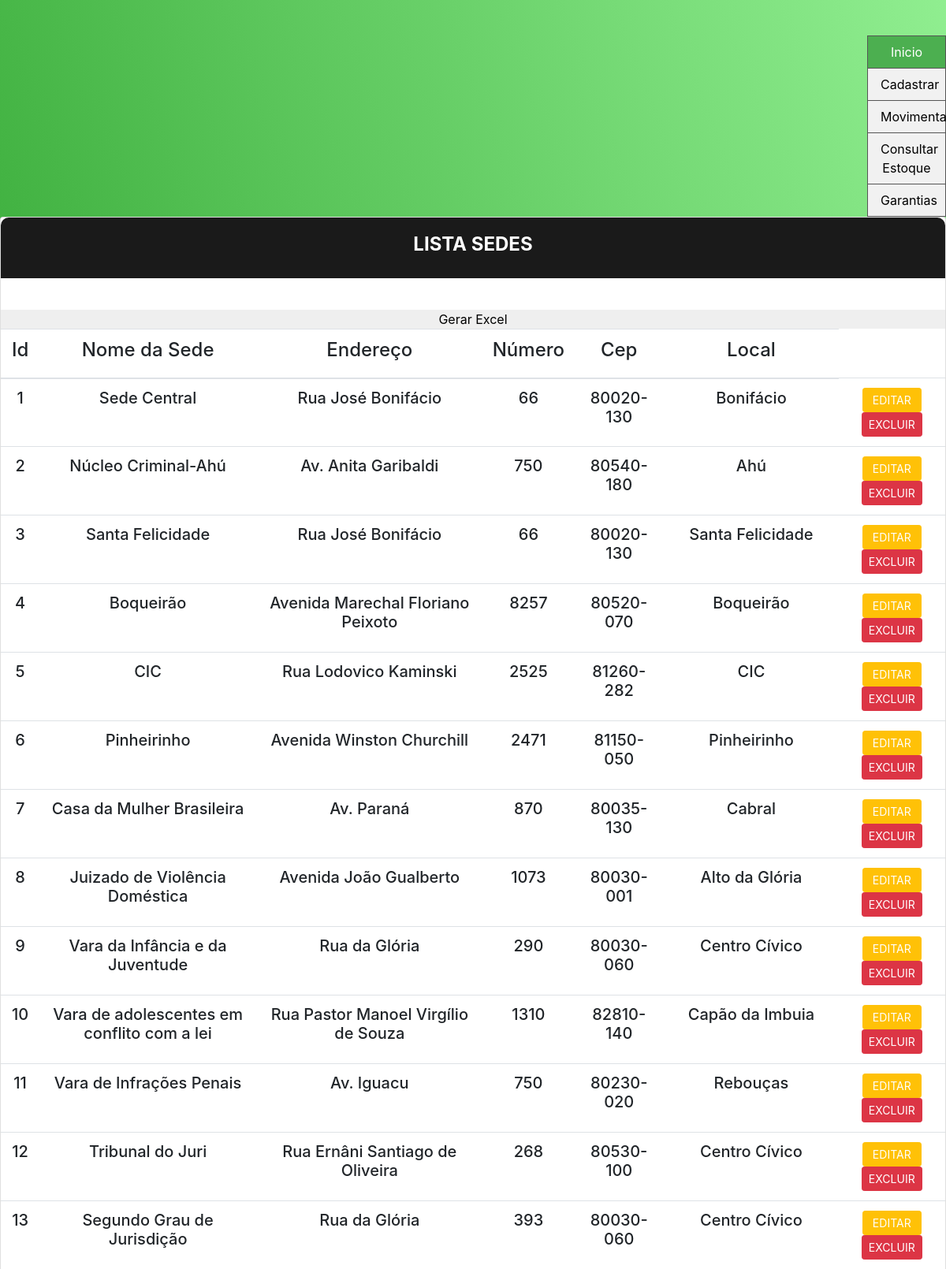
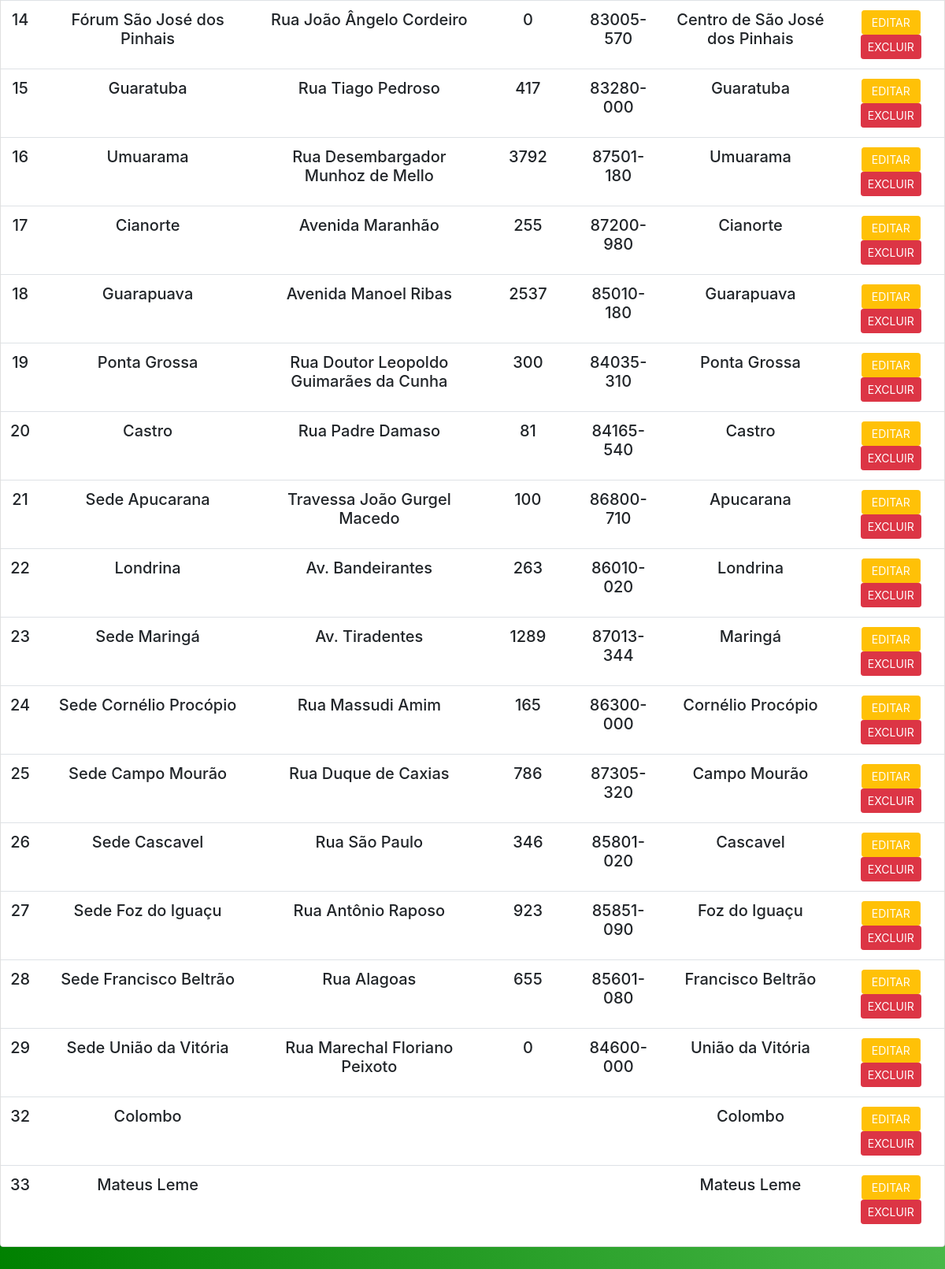
Screenshot of /SEDES/VERIFICAR/listar_sedes.php with the database file from the repository (2 pictures, top to bottom).
### tables this page shows
CREATE TABLE `sedes` (
  `id` int(11) NOT NULL,
  `nomesede` varchar(255) DEFAULT NULL,
  `endereco` varchar(255) DEFAULT NULL,
  `nr` int(11) DEFAULT NULL,
  `cep` varchar(255) DEFAULT NULL,
  `local` varchar(255) NOT NULL
);

### SEDES/VERIFICAR/listar_sedes.php (the view, shortened to what this page needs)
<!DOCTYPE html>
<html lang="en">
<h2 class="title">Lista Sedes</h2>
</div>
<div class="divtable ">
  <table>
    <tr>
      <div style="padding:20px 0" class="container">
        <table class="table">
          <thead>
            <tr class="principal" text align='center'>
              <th scope="col">
                <h4 text align="center">Id</h4>
              </th>
              <th scope="col">
                <h4 text align="center">Nome da Sede</h4>
              </th>
              <th scope="col">
                <h4 text align="center">Endereço</h4>
              </th>
              <th scope="col">
                <h4 text align="center">Número</h4>
              </th>
              <th scope="col">
                <h4 text align="center">Cep</h4>
              </th>
              <th scope="col">
                <h4 text align="center">Local</h4>
              </th>
            </tr>
          </thead>
          <tbody>
            <?php
            include_once("../../conexao.php");
            $sql = "SELECT * FROM sedes where id<>0";
            $retorno = mysqli_query($conn, $sql);
            while ($array = mysqli_fetch_array($retorno, MYSQLI_ASSOC)) {
              $id = $array['id'];
              $nomesede = $array['nomesede'];
              $endereco = $array['endereco'];
              $nr = $array['nr'];
              $cep = $array['cep'];
              $local = $array['local'];
            ?>
              <tr class="principal" text align='center'>
                <td class="principal" text align='center'>
                  <h5><?= $id ?></h5>
                </td>
               <td class="principal" text align='center'>
                  <h5><?= $nomesede ?></h5>
                </td>
                <td class="principal" text align='center'>
                  <h5><?= $endereco ?></h5>
                </td>
                <td class="principal" text align='center'>
                  <h5><?= $nr ?></h5>
                </td>
                  <td class="principal" text align='center'>
                  <h5><?= $cep ?></h5>
                </td>
                  <td class="principal" text align='center'>
                  <h5><?= $local ?></h5>
                </td>
                <td><a class="btn-editar btn btn-sm btn-warning" href="editar_sede.php?id=<?= $id ?>" role="button"><i class="far fa-edit"></i> &nbspEditar&nbsp</a>
                  <a class="btn-editar btn btn-sm btn-danger" href="excluir_sede.php?id=<?= $id ?>" role="button"><i class="far fa-trash-alt"></i> Excluir</a></td>
              </tr>
            <?php } ?>
    <?php
                echo"<form action='../../VERIFICAR/gerar_relatorio/api.php' method='POST'>";
                echo"<input  type='submit' value='Gerar Excel'>";
                echo"</form>";
  ?>
          </tbody>
        </table>
      </div>
      </body>
</html>

### css/main.css (style rules this page uses)
.ul2 { list-style-type: none; margin: 0; padding: 0; width: 100px; background-color: #f1f1f1; border: 1px solid #555; float: right; }
li a { display: block; color: #000; padding: 8px 16px; text-decoration: none; }
li { text-align: center; border-bottom: 1px solid #555; }
li:last-child { border-bottom: none; }
li a.active { background-color: #4CAF50; color: white; }
html { -webkit-box-sizing: border-box; -moz-box-sizing: border-box; box-sizing: border-box; }
* { padding: 0; margin: 0; }
*, *:before, *:after { -webkit-box-sizing: inherit; -moz-box-sizing: inherit; box-sizing: inherit; }
body, h1, h2, h3, h4, h5, h6, blockquote, p, pre, dl, dd, ol, ul, figure, hr, fieldset, legend { margin: 0; padding: 0; }
table { border-collapse: collapse; border-spacing: 0; }
.page-wrapper { min-height: 100vh; }
h1, h2, h3, h4, h5, h6 { font-weight: 400; }
h2 { font-size: 30px; }
h4 { font-size: 18px; }
h5 { font-size: 15px; }
.bg-gra-03 { background: -webkit-gradient(linear, left bottom, right top, from(Green), to(LightGreen)); background: -webkit-linear-gradient(bottom left, Green 0%, LightGreen 100%); background: -moz-linear-gradient(bottom left, Green 0%, LightGreen 100%); background: -o-linear-gradient(bottom left, Green 0%, LightGreen 100%); background: linear-gradient(to top right, Green 0%, LightGreen 100%); }
.p-t-45 { padding-top: 45px; }
.p-b-50 { padding-bottom: 50px; }
.wrapper { margin: 0 auto; }
.wrapper--w790 { height:auto; overflow:hidden; margin:0 auto; width: 100%; max-width: 1300px; }
.btn { display: inline-block; line-height: 50px; padding: 0 50px; -webkit-transition: all 0.4s ease; -o-transition: all 0.4s ease; -moz-transition: all 0.4s ease; transition: all 0.4s ease; cursor: pointer; font-size: 15px; text-transform: uppercase; font-weight: 700; color: #fff; font-family: inherit; }
input { outline: none; margin: 0; border: none; -webkit-box-shadow: none; -moz-box-shadow: none; box-shadow: none; width: 100%; font-size: 14px; font-family: inherit; }
.title { font-size: 24px; text-transform: uppercase; font-weight: 700; text-align: center; color: #fff; }
.card { -webkit-border-radius: 3px; -moz-border-radius: 3px; border-radius: 3px; background: #fff; }
.card-5 { background: #fff; -webkit-border-radius: 10px; -moz-border-radius: 10px; border-radius: 10px; -webkit-box-shadow: 0px 8px 20px 0px rgba(0, 0, 0, 0.15); -moz-box-shadow: 0px 8px 20px 0px rgba(0, 0, 0, 0.15); box-shadow: 0px 8px 20px 0px rgba(0, 0, 0, 0.15); }
.card-5 .card-heading { padding: 20px 0; background: #1a1a1a; -webkit-border-top-left-radius: 10px; -moz-border-radius-topleft: 10px; border-top-left-radius: 10px; -webkit-border-top-right-radius: 10px; -moz-border-radius-topright: 10px; border-top-right-radius: 10px; }

### css/estilo.css (style rules this page uses)
.btn-editar { color: #fff !important; }

### rows the page displays
sedes: id "1", nomesede "Sede Central", endereco "Rua José Bonifácio", nr "66", cep "80020-130", local "Bonifácio"
sedes: id "2", nomesede "Núcleo Criminal-Ahú", endereco "Av. Anita Garibaldi", nr "750", cep "80540-180", local "Ahú"
sedes: id "3", nomesede "Santa Felicidade", endereco "Rua José Bonifácio", nr "66", cep "80020-130", local "Santa Felicidade"
sedes: id "4", nomesede "Boqueirão", endereco "Avenida Marechal Floriano Peixoto", nr "8257", cep "80520-070", local "Boqueirão"
sedes: id "5", nomesede "CIC", endereco "Rua Lodovico Kaminski", nr "2525", cep "81260-282", local "CIC"
sedes: id "6", nomesede "Pinheirinho", endereco "Avenida Winston Churchill", nr "2471", cep "81150-050", local "Pinheirinho"
sedes: id "7", nomesede "Casa da Mulher Brasileira", endereco "Av. Paraná", nr "870", cep "80035-130", local "Cabral"
sedes: id "8", nomesede "Juizado de Violência Doméstica", endereco "Avenida João Gualberto", nr "1073", cep "80030-001", local "Alto da Glória"
sedes: id "9", nomesede "Vara da Infância e da Juventude", endereco "Rua da Glória", nr "290", cep "80030-060", local "Centro Cívico"
sedes: id "10", nomesede "Vara de adolescentes em conflito com a lei", endereco "Rua Pastor Manoel Virgílio de Souza", nr "1310", cep "82810-140", local "Capão da Imbuia"
sedes: id "11", nomesede "Vara de Infrações Penais", endereco "Av. Iguacu", nr "750", cep "80230-020", local "Rebouças"
sedes: id "12", nomesede "Tribunal do Juri", endereco "Rua Ernâni Santiago de Oliveira", nr "268", cep "80530-100", local "Centro Cívico"
sedes: id "13", nomesede "Segundo Grau de Jurisdição", endereco "Rua da Glória", nr "393", cep "80030-060", local "Centro Cívico"
sedes: id "14", nomesede "Fórum São José dos Pinhais", endereco "Rua João Ângelo Cordeiro", nr "0", cep "83005-570", local "Centro de São José dos Pinhais"
sedes: id "15", nomesede "Guaratuba", endereco "Rua Tiago Pedroso", nr "417", cep "83280-000", local "Guaratuba"
sedes: id "16", nomesede "Umuarama", endereco "Rua Desembargador Munhoz de Mello", nr "3792", cep "87501-180", local "Umuarama"
sedes: id "17", nomesede "Cianorte", endereco "Avenida Maranhão", nr "255", cep "87200-980", local "Cianorte"
sedes: id "18", nomesede "Guarapuava", endereco "Avenida Manoel Ribas", nr "2537", cep "85010-180", local "Guarapuava"
sedes: id "19", nomesede "Ponta Grossa", endereco "Rua Doutor Leopoldo Guimarães da Cunha", nr "300", cep "84035-310", local "Ponta Grossa"
sedes: id "20", nomesede "Castro", endereco "Rua Padre Damaso", nr "81", cep "84165-540", local "Castro"
sedes: id "21", nomesede "Sede Apucarana", endereco "Travessa João Gurgel Macedo", nr "100", cep "86800-710", local "Apucarana"
sedes: id "22", nomesede "Londrina", endereco "Av. Bandeirantes", nr "263", cep "86010-020", local "Londrina"
sedes: id "23", nomesede "Sede Maringá", endereco "Av. Tiradentes", nr "1289", cep "87013-344", local "Maringá"
sedes: id "24", nomesede "Sede Cornélio Procópio", endereco "Rua Massudi Amim", nr "165", cep "86300-000", local "Cornélio Procópio"
sedes: id "25", nomesede "Sede Campo Mourão", endereco "Rua Duque de Caxias", nr "786", cep "87305-320", local "Campo Mourão"
sedes: id "26", nomesede "Sede Cascavel", endereco "Rua São Paulo", nr "346", cep "85801-020", local "Cascavel"
sedes: id "27", nomesede "Sede Foz do Iguaçu", endereco "Rua Antônio Raposo", nr "923", cep "85851-090", local "Foz do Iguaçu"
sedes: id "28", nomesede "Sede Francisco Beltrão", endereco "Rua Alagoas", nr "655", cep "85601-080", local "Francisco Beltrão"
sedes: id "29", nomesede "Sede União da Vitória", endereco "Rua Marechal Floriano Peixoto", nr "0", cep "84600-000", local "União da Vitória"
sedes: id "32", nomesede "Colombo", local "Colombo"
sedes: id "33", nomesede "Mateus Leme", local "Mateus Leme"
